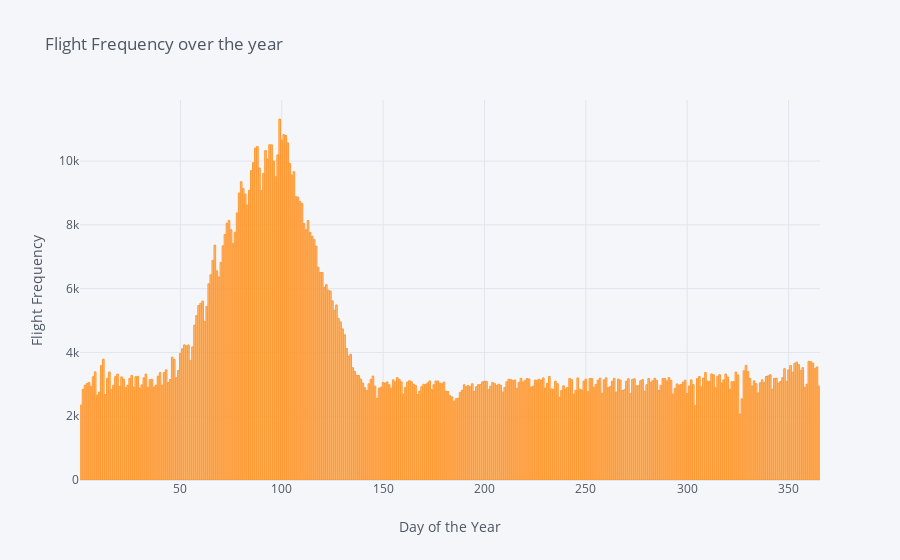

The notebook cell saved with this chart:
### Code cell
train_df.flt_departure_dayofyear.value_counts().iplot(kind='bar',xTitle='Day of the Year',yTitle='Flight Frequency',title='Flight Frequency over the year')

### Figure 1 — Plotly figure (JSON) as saved in the notebook; plotly's stock layout.template omitted (floating-point values rounded to 4 significant figures; data arrays with more than 128 entries replaced by an {"elided": "..."} marker saying what was removed)
{"data": [{"marker": {"color": "rgba(255, 153, 51, 0.6)", "line": {"color": "rgba(255, 153, 51, 1.0)", "width": 1}}, "name": "flt_departure_dayofyear", "orientation": "v", "text": "", "type": "bar", "x": {"elided": "365 int values"}, "y": {"elided": "365 int values"}}], "layout": {"legend": {"bgcolor": "#F5F6F9", "font": {"color": "#4D5663"}}, "paper_bgcolor": "#F5F6F9", "plot_bgcolor": "#F5F6F9", "title": {"font": {"color": "#4D5663"}, "text": "Flight Frequency over the year"}, "xaxis": {"gridcolor": "#E1E5ED", "showgrid": true, "tickfont": {"color": "#4D5663"}, "title": {"font": {"color": "#4D5663"}, "text": "Day of the Year"}, "zerolinecolor": "#E1E5ED"}, "yaxis": {"gridcolor": "#E1E5ED", "showgrid": true, "tickfont": {"color": "#4D5663"}, "title": {"font": {"color": "#4D5663"}, "text": "Flight Frequency"}, "zerolinecolor": "#E1E5ED"}}}
